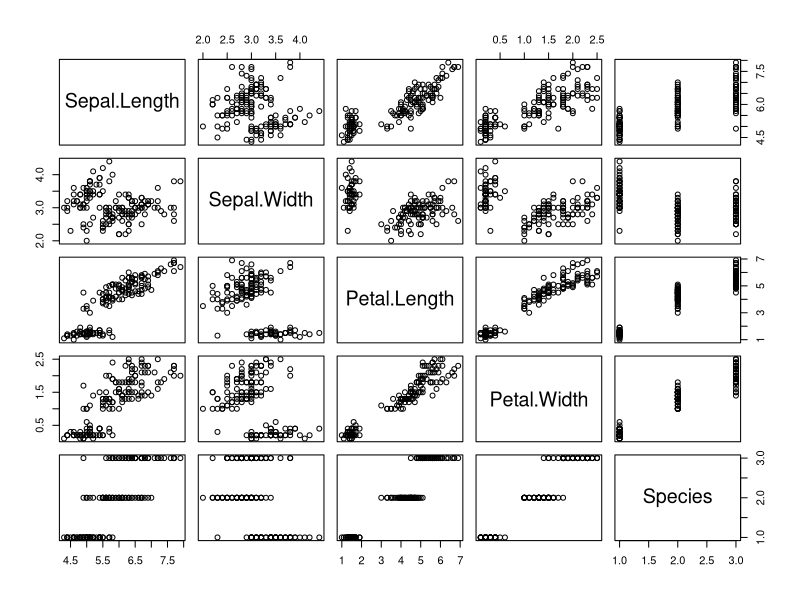
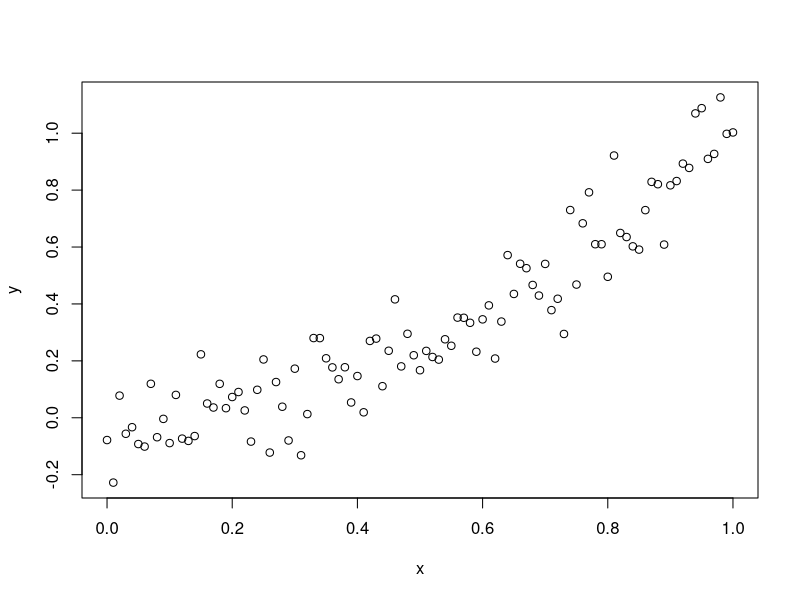
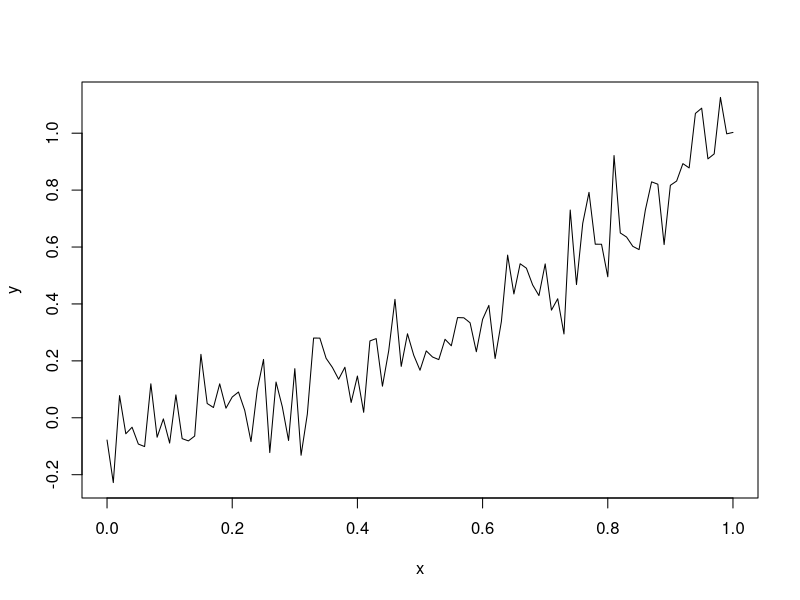
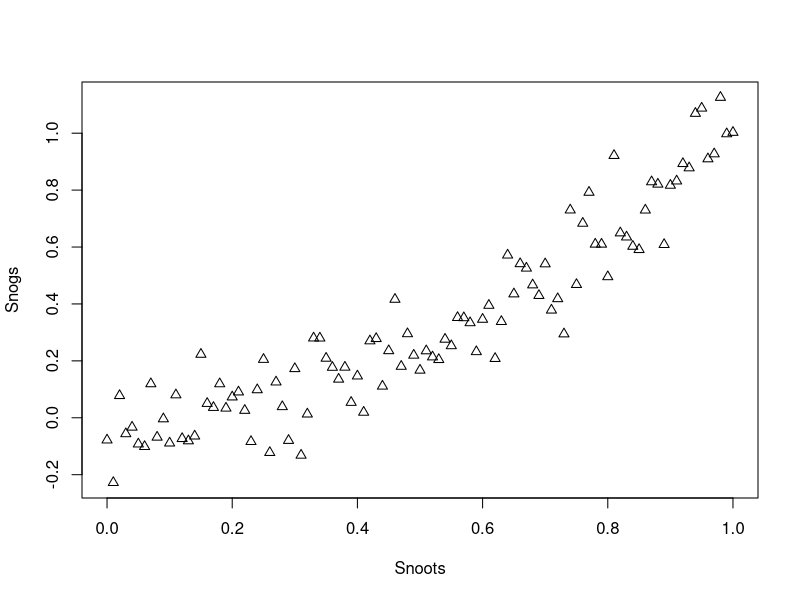
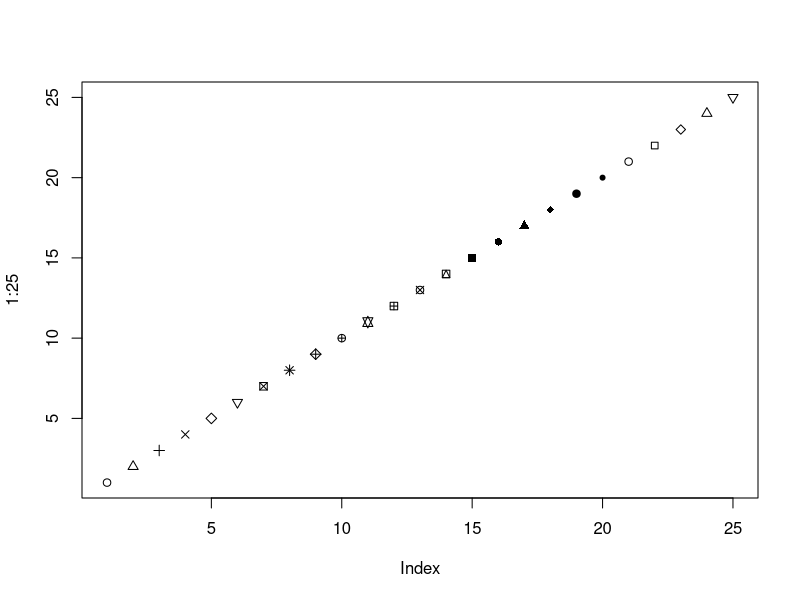
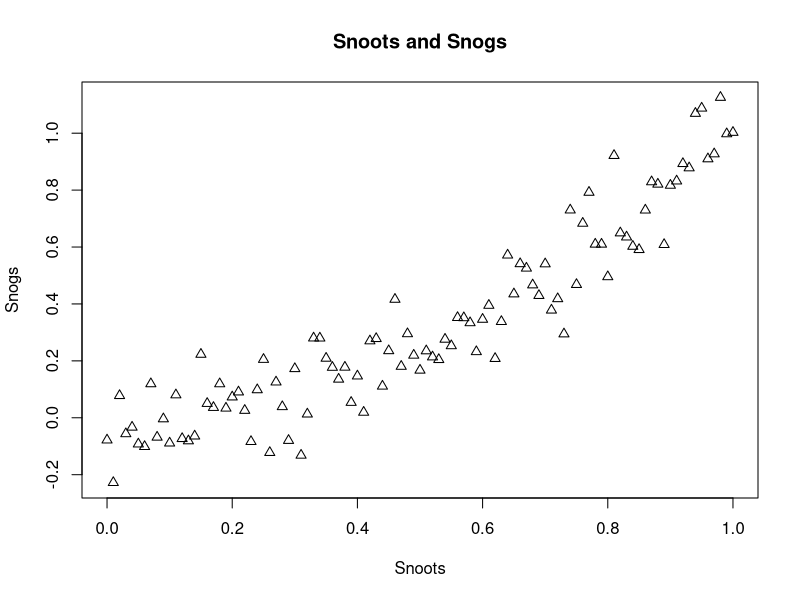
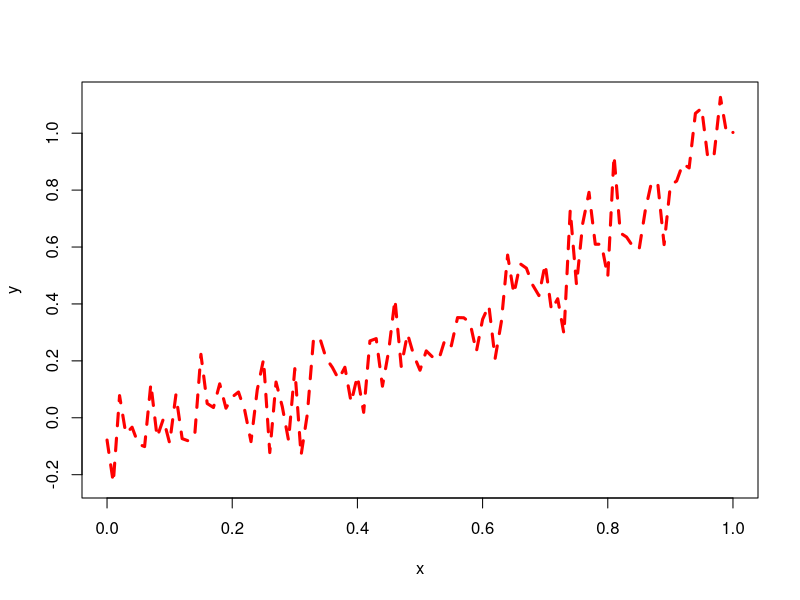
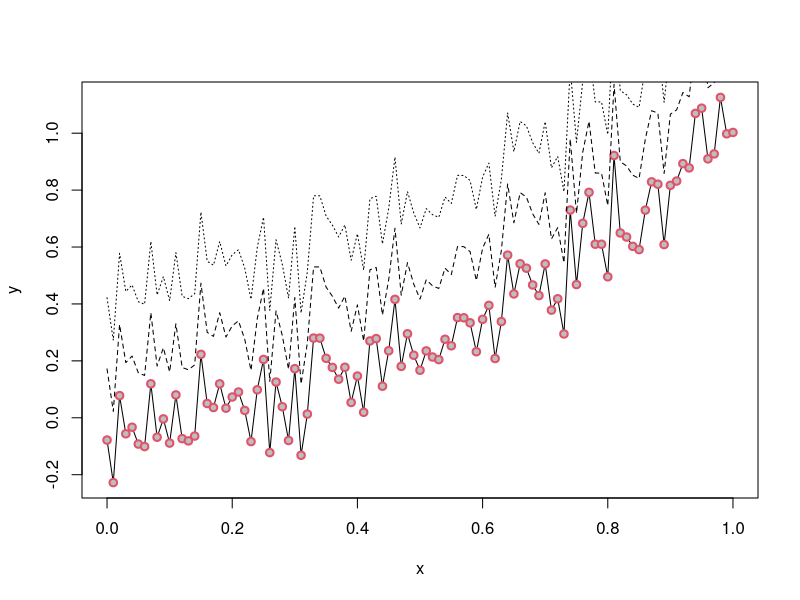

Write the R code that produced these figures, in order.
## ---- chunk 1
knitr::opts_chunk$set(echo = TRUE)
## ---- chunk 2
data(iris)
plot(iris)
## ---- chunk 3
x <- seq(0, 1, by=0.01)
y <- x^2 + rnorm(x, sd=0.1)
plot(x, y)
## ---- chunk 4
plot(x, y, type='l')
## ---- chunk 5
plot(x, y, xlab='Snoots', ylab='Snogs', pch=2)
## ---- chunk 6
plot(1:25, pch=1:25)
## ---- chunk 7
plot(x, y, xlab='Snoots', ylab='Snogs', pch=2, main='Snoots and Snogs')
## title('Snoots and Snogs')
## ---- chunk 8
plot(x, y, type='l',
     lwd=3, #line width
     lty=2, #line type
     col='red' #color, obviously
)
## ---- chunk 9
str(par())
## ---- chunk 10
plot(x, y, type='l')
points(x, y, pch=21, col=2, bg='grey', lwd=2)
lines(x, y + 0.25, lty=2)
lines(x, y + 0.5, lty=3)
## ---- chunk 11
par(mfrow=c(2, 3))
plot(x, y)
plot(x, y, pch=2, col=2)
plot(x, y, pch=3, col=3)
plot(x, y, pch=4, col=4)
plot(x, y, pch=5, col=5)
plot(x, y, pch=6, col=6)
## ---- chunk 12
par(mfrow=c(2, 3))
for (i in 1:6) {
    plot(x, y, pch=i, col=i)
}
## ---- chunk 13
par('mar')
par('mgp')
## ---- chunk 14
par(mfrow=c(2, 3),
    mar=c(3, 3, 0.5, 0.5))
for (i in 1:6) {
    plot(x, y, pch=i, col=i)
}
## ---- chunk 15
par(mfrow=c(2, 3),
    mar=c(3, 3, 0.5, 0.5),
    mgp=c(2, 0.5, 0))
for (i in 1:6) {
    plot(x, y, pch=i, col=i)
}
## ---- chunk 16
plot(x, y, pch=19, col=2)
points(x, y + 0.5, pch=2)
lines(x, (y + y+0.5)/2, pch=3, col=3)
grid() # add grid lines
legend('bottomright',
       legend=c('Original y',
                'y + 0.5',
                'Mean of y and y+0.5'),
       pch=c(19, 2, NA),  # Note use of NA for the "line" feature
       lty=c(NA, NA, 1),  # Note use of NA for the "points" features
       col=c(2, 1, 3),
       title='My awesome legend')
## ---- chunk 17
len <- c(10, 100, 1000, 10000)
par(mfrow=c(1, length(len)))
for (l in len) {
    hist(rnorm(l), main=paste("N=", l))
}
## ---- chunk 18
boxplot(iris)
## ---- chunk 19
boxplot(Petal.Width ~ Species, data=iris)
